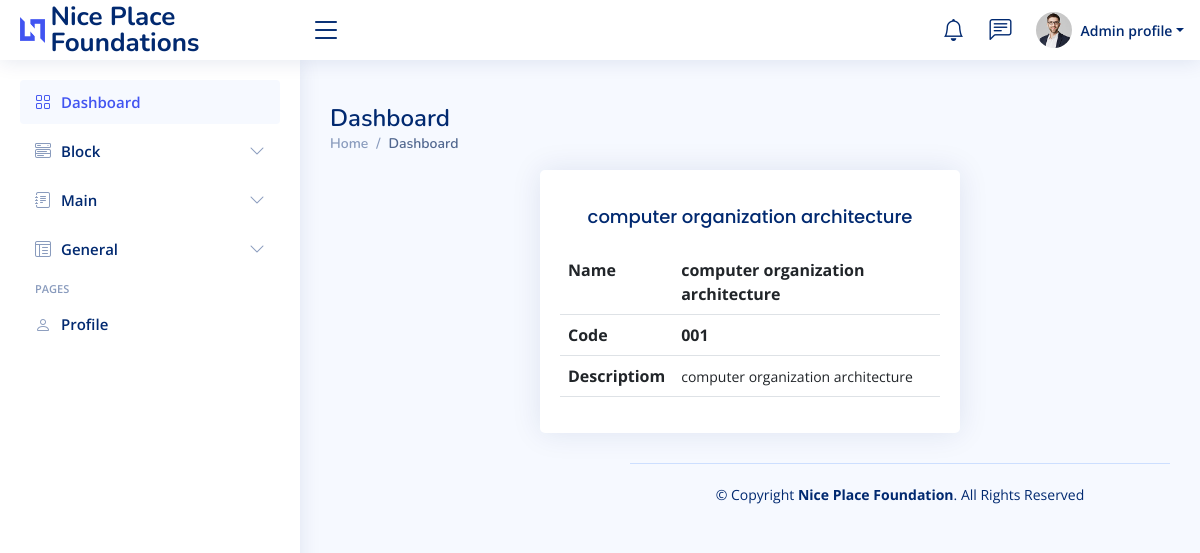
The app's page /home/subject_detail/1/ with its own data.
### app/models.py (models this page shows, shortened)
class Subject(models.Model):
    name = models.CharField(max_length=255)
    code = models.CharField(max_length=20)
    description = models.TextField()

### app/subject_views.py (the view)
# urls.py: path('subject_detail/<int:pk>/', subject_views.subject_detail, name='subject_detail'),
def subject_detail(request, pk):
    subject = get_object_or_404(Subject, pk=pk)
    context = {
        'subject' : subject
    }
    return render(request, 'Dashboard/subject_detail.html', context)

### app/templates/Dashboard/subject_detail.html
{% extends "Dashboard/base.html" %}
{% load static %}
{% block content %}
 <div class="container ">
  <div class="col">
    <div class="col-md-6 offset-md-3">
      <div class="card">
        <div class="card-body">
          <div class="text-center">
            <h3 class="card-title text-center mt-3">{{ subject.name }}</h3>
          </div>
         <div>
          <table class="table">
            <tbody>
              <tr>
                <th>Name</th>
                <td><b>{{ subject.name }}</b></td>
              </tr>
              <tr>
                <th>Code</th>
                <td><b>{{ subject.code }}</b></td>
              </tr>
              <tr>
                <th>Descriptiom</th>
                <td><small>{{ subject.description }}</small></td>
              </tr>
            </tbody>
          </table>
         </div>
        </div>
      </div>
    </div>
  </div>
</div>
{% endblock content %}

### static/css/style.css (style rules this page uses)
:root { scroll-behavior: smooth; }
body { font-family: "Open Sans", sans-serif; background: #f6f9ff; color: #444444; }
h1, h2, h3, h4, h5, h6 { font-family: "Nunito", sans-serif; }
.card { margin-bottom: 30px; border: none; border-radius: 5px; box-shadow: 0px 0 30px rgba(1, 41, 112, 0.1); }
.card-title { padding: 20px 0 15px 0; font-size: 18px; font-weight: 500; color: #012970; font-family: "Poppins", sans-serif; }
.card-body { padding: 0 20px 20px 20px; }

### records on screen
Subject: name "computer organization architecture", code "001", description "computer organization architecture"
